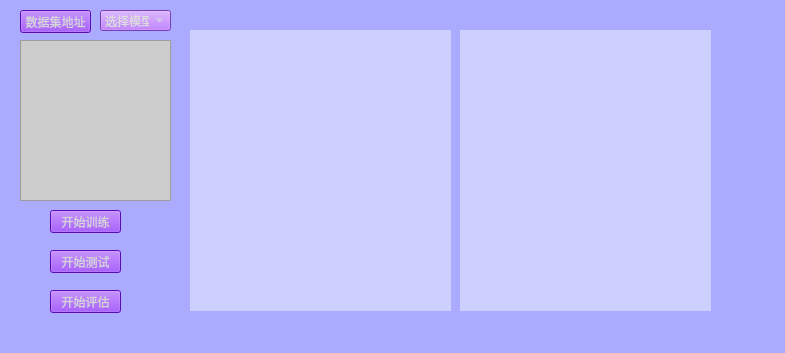
<?xml version="1.0" encoding="UTF-8"?>
<ui version="4.0">
 <class>MainWindow</class>
 <widget class="QMainWindow" name="MainWindow">
  <property name="geometry">
   <rect>
    <x>0</x>
    <y>0</y>
    <width>785</width>
    <height>353</height>
   </rect>
  </property>
  <property name="windowTitle">
   <string>Material VOS Application</string>
  </property>
  <property name="styleSheet">
   <string notr="true">background-color: rgb(170, 170, 255);
</string>
  </property>
  <widget class="QWidget" name="centralwidget">
   <widget class="QPushButton" name="insert_add_Button">
    <property name="geometry">
     <rect>
      <x>20</x>
      <y>10</y>
      <width>71</width>
      <height>23</height>
     </rect>
    </property>
    <property name="minimumSize">
     <size>
      <width>71</width>
      <height>0</height>
     </size>
    </property>
    <property name="styleSheet">
     <string notr="true">color: rgb(213, 213, 213);
font: 7pt &quot;Agency FB&quot;;
font: 75 6pt &quot;Agency FB&quot;;
font: 9pt &quot;黑体&quot;;

background-color: rgb(127, 15, 255);</string>
    </property>
    <property name="text">
     <string>数据集地址</string>
    </property>
   </widget>
   <widget class="QComboBox" name="net_choose_box">
    <property name="geometry">
     <rect>
      <x>100</x>
      <y>10</y>
      <width>71</width>
      <height>21</height>
     </rect>
    </property>
    <property name="minimumSize">
     <size>
      <width>71</width>
      <height>0</height>
     </size>
    </property>
    <property name="focusPolicy">
     <enum>Qt::WheelFocus</enum>
    </property>
    <property name="layoutDirection">
     <enum>Qt::LeftToRight</enum>
    </property>
    <property name="styleSheet">
     <string notr="true">
font: 9pt &quot;Agency FB&quot;;
background-color: rgb(170, 85, 255);
color: rgb(220, 220, 220);</string>
    </property>
    <property name="sizeAdjustPolicy">
     <enum>QComboBox::AdjustToContentsOnFirstShow</enum>
    </property>
    <item>
     <property name="text">
      <string>选择模型</string>
     </property>
    </item>
    <item>
     <property name="text">
      <string>STCN</string>
     </property>
    </item>
    <item>
     <property name="text">
      <string>U-Net</string>
     </property>
    </item>
    <item>
     <property name="text">
      <string>WPU-Net</string>
     </property>
    </item>
    <item>
     <property name="text">
      <string>DPU-Net</string>
     </property>
    </item>
   </widget>
   <widget class="QPushButton" name="train_button">
    <property name="geometry">
     <rect>
      <x>50</x>
      <y>210</y>
      <width>71</width>
      <height>23</height>
     </rect>
    </property>
    <property name="minimumSize">
     <size>
      <width>71</width>
      <height>0</height>
     </size>
    </property>
    <property name="styleSheet">
     <string notr="true">color: rgb(213, 213, 213);
font: 7pt &quot;Agency FB&quot;;
font: 75 6pt &quot;Agency FB&quot;;
font: 9pt &quot;黑体&quot;;

background-color: rgb(127, 15, 255);</string>
    </property>
    <property name="text">
     <string>开始训练</string>
    </property>
   </widget>
   <widget class="QPushButton" name="test_button">
    <property name="geometry">
     <rect>
      <x>50</x>
      <y>250</y>
      <width>71</width>
      <height>23</height>
     </rect>
    </property>
    <property name="minimumSize">
     <size>
      <width>71</width>
      <height>0</height>
     </size>
    </property>
    <property name="styleSheet">
     <string notr="true">color: rgb(213, 213, 213);
font: 7pt &quot;Agency FB&quot;;
font: 75 6pt &quot;Agency FB&quot;;
font: 9pt &quot;黑体&quot;;

background-color: rgb(127, 15, 255);</string>
    </property>
    <property name="text">
     <string>开始测试</string>
    </property>
   </widget>
   <widget class="QPushButton" name="metric_button">
    <property name="geometry">
     <rect>
      <x>50</x>
      <y>290</y>
      <width>71</width>
      <height>23</height>
     </rect>
    </property>
    <property name="minimumSize">
     <size>
      <width>71</width>
      <height>0</height>
     </size>
    </property>
    <property name="styleSheet">
     <string notr="true">color: rgb(213, 213, 213);
font: 7pt &quot;Agency FB&quot;;
font: 75 6pt &quot;Agency FB&quot;;
font: 9pt &quot;黑体&quot;;

background-color: rgb(127, 15, 255);</string>
    </property>
    <property name="text">
     <string>开始评估</string>
    </property>
   </widget>
   <widget class="QTextBrowser" name="video_number">
    <property name="geometry">
     <rect>
      <x>20</x>
      <y>40</y>
      <width>151</width>
      <height>161</height>
     </rect>
    </property>
    <property name="styleSheet">
     <string notr="true">background-color: rgb(204, 204, 204);</string>
    </property>
   </widget>
   <widget class="QLabel" name="dataset_image">
    <property name="geometry">
     <rect>
      <x>190</x>
      <y>30</y>
      <width>261</width>
      <height>281</height>
     </rect>
    </property>
    <property name="styleSheet">
     <string notr="true">color: rgb(255, 85, 127);
background-color: rgb(205, 208, 255);</string>
    </property>
    <property name="text">
     <string/>
    </property>
   </widget>
   <widget class="QLabel" name="dataset_label">
    <property name="geometry">
     <rect>
      <x>460</x>
      <y>30</y>
      <width>251</width>
      <height>281</height>
     </rect>
    </property>
    <property name="styleSheet">
     <string notr="true">color: rgb(255, 85, 127);
background-color: rgb(205, 208, 255);</string>
    </property>
    <property name="text">
     <string/>
    </property>
   </widget>
  </widget>
 </widget>
 <resources/>
 <connections/>
</ui>
